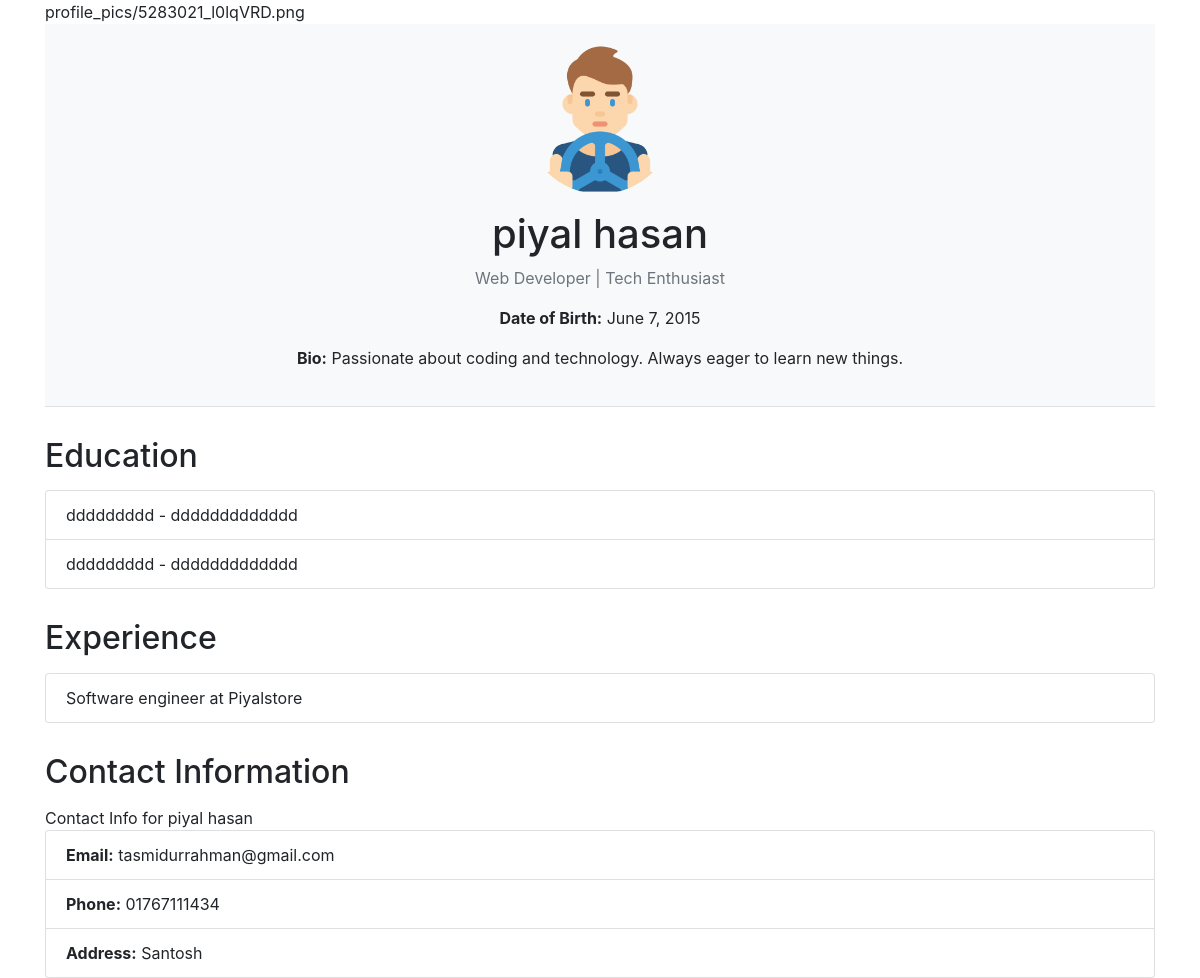
The page / on the database its author committed.
### personal_app/models.py (models this page shows)
class User(models.Model):
    first_name = models.CharField(max_length=100)  # User's first name
    last_name = models.CharField(max_length=100)   # User's last name
    profile_picture = models.ImageField(upload_to='profile_pics/', blank=True, null=True)  # Profile picture upload
    date_of_birth = models.DateField()  # User's date of birth
    bio = models.TextField(blank=True, null=True)  # Optional biography
    created_at = models.DateTimeField(auto_now_add=True)  # Timestamp for creation
    updated_at = models.DateTimeField(auto_now=True)  # Timestamp for last update
    def __str__(self):
        return f"{self.first_name} {self.last_name}"  # String representation of the user

class Education(models.Model):
    user = models.ForeignKey(User, on_delete=models.CASCADE, related_name="educations")  # Link to User model
    degree = models.CharField(max_length=100)  # Degree obtained
    institution_name = models.CharField(max_length=200)  # Name of the institution
    field_of_study = models.CharField(max_length=100, blank=True, null=True)  # Field of study (optional)
    start_date = models.DateField()  # Start date of education
    end_date = models.DateField(blank=True, null=True)  # End date of education (optional)
    description = models.TextField(blank=True, null=True)  # Description of the education (optional)
    created_at = models.DateTimeField(auto_now_add=True)  # Timestamp for creation
    updated_at = models.DateTimeField(auto_now=True)  # Timestamp for last update
    def __str__(self):
        return f"{self.degree} - {self.institution_name}"  # String representation of the education record

class Experience(models.Model):
    user = models.ForeignKey(User, on_delete=models.CASCADE, related_name="experiences")  # Link to User model
    job_title = models.CharField(max_length=100)  # Job title
    company_name = models.CharField(max_length=200)  # Company name
    start_date = models.DateField()  # Start date of the job
    end_date = models.DateField(blank=True, null=True)  # End date of the job (optional)
    description = models.TextField(blank=True, null=True)  # Description of job responsibilities (optional)
    created_at = models.DateTimeField(auto_now_add=True)  # Timestamp for creation
    updated_at = models.DateTimeField(auto_now=True)  # Timestamp for last update
    def __str__(self ):
        return f"{self.job_title} at {self.company_name}"  # String representation of the experience record

class ContactInformation(models.Model):
    user = models.OneToOneField(User, on_delete=models.CASCADE, related_name="contact_info")  # Link to User model
    phone_number = models.CharField(max_length=15, blank=True, null=True)  # Phone number (optional)
    email = models.EmailField(unique=True)  # User's email address
    address = models.TextField(blank=True, null=True)  # Physical address (optional)
    created_at = models.DateTimeField(auto_now_add=True)  # Timestamp for creation
    updated_at = models.DateTimeField(auto_now=True)  # Timestamp for last update
    def __str__(self):
        return f"Contact Info for {self.user.first_name} {self.user.last_name}"  # String representation of contact information ```python

### personal_app/views.py (the view)
# urls.py: path('', views.personal_profile, name='home'),
def personal_profile(request):
    user = get_object_or_404(User, id=1)
    context = {
        'user': user,
        'educations': user.educations.all(),
        'experiences': user.experiences.all(),
        'contact_info': user.contact_info,
    }
    print(context)
    return render(request, 'personal_app/public_profile.html', context)

### personal_app/templates/personal_app/public_profile.html (shortened to what this page needs)
<!DOCTYPE html>
<html lang="en">
<head>
    <link href="https://stackpath.bootstrapcdn.com/bootstrap/4.5.2/css/bootstrap.min.css" rel="stylesheet">
</head>
<body>
<div class="container">
     {{user.profile_picture}}
    <div class="profile-header">
        {% if user.profile_picture %}
            <img src="{{ user.profile_picture }}" alt="Profile Picture" class="profile-picture" />
        {% else %}
            <img src="https://via.placeholder.com/150" alt="Default Profile Picture" class="profile-picture" />
        {% endif %}
        <h1 class="mt-3">{{ user.first_name|default:"John" }} {{ user.last_name|default:"Doe" }}</h1>
        <p class="text-muted">Web Developer | Tech Enthusiast</p>
        <p><strong>Date of Birth:</strong> {{ user.date_of_birth|default:"N/A" }}</p>
        <p><strong>Bio:</strong> {{ user.bio|default:"No bio available." }}</p>
    </div>
    <div class="section-title">
        <h2>Education</h2>
    </div>
    <ul class="list-group">
        {% for edu in educations %}
            <li class="list-group-item">{{ edu.degree }} - {{ edu.institution_name }}</li>
        {% empty %}
            <li class="list-group-item">No education records found.</li>
        {% endfor %}
    </ul>
    <div class="section-title">
        <h2>Experience</h2>
    </div>
    <ul class="list-group">
        {% for exp in experiences %}
            <li class="list-group-item">{{ exp.job_title }} at {{ exp.company_name }}</li>
        {% empty %}
            <li class="list-group-item">No experience records found.</li>
        {% endfor %}
    </ul>
    <div class="section-title">
        <h2>Contact Information</h2>
    </div>
    {{contact_info}}
    <ul class="list-group">
        <li class="list-group-item"><strong>Email:</strong> {{ contact_info.email|default:"Not provided" }}</li>
        <li class="list-group-item"><strong>Phone:</strong> {{ contact_info.phone_number|default:"Not provided" }}</li>
        <li class="list-group-item"><strong>Address:</strong> {{ contact_info.address|default:"Not provided" }}</li>
    </ul>
</div>
</body>
</html>

### personal_app/templates/personal_app/public_profile.html (style rules this page uses)
.profile-header { background-color: #f8f9fa; padding: 20px; border-bottom: 1px solid #dee2e6; text-align: center; }
.profile-picture { width: 150px; height: 150px; border-radius: 50%; object-fit: cover; }
.section-title { margin-top: 30px; margin-bottom: 15px; }

### rows shown on the page
User: profile_picture "profile_pics/5283021_l0lqVRD.png", profile_picture (picture), first_name "piyal", last_name "hasan", date_of_birth "June 7, 2015", bio "Passionate about coding and technology. Always eager to learn new things."
Education: degree "ddddddddd", institution_name "ddddddddddddd"
Education: degree "ddddddddd", institution_name "ddddddddddddd"
Experience: job_title "Software engineer", company_name "Piyalstore"
ContactInformation: user.last_name "Contact Info for piyal hasan", email "tasmidurrahman@gmail.com", phone_number "01767111434", address "Santosh"
